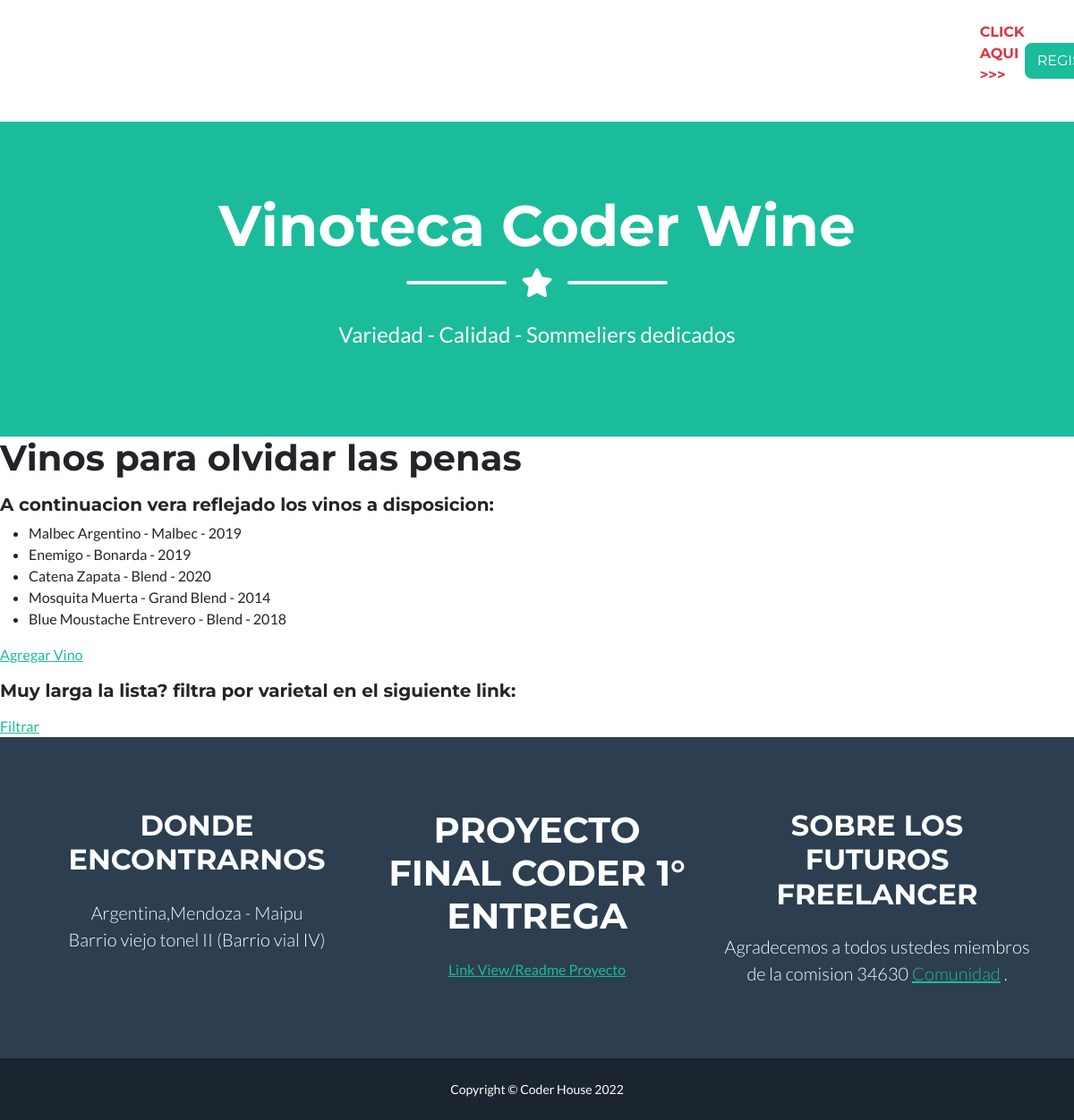
The app's page /app-coder/lista-vino/ with its own data.
### AppCoder/models.py (models this page shows, shortened)
class Vino(models.Model):
    nombre = models.CharField(max_length=50)
    varietal = models.CharField(max_length=50)
    añada = models.IntegerField()

### AppCoder/views.py (the view)
# urls.py: path('lista-vino/', lista_vino, name="Lista-Vinos"),
def lista_vino(request):
    lista= Vino.objects.all()
    return render(request, "Lista_vino.html", {"lista_vino": lista})

### AppCoder/templates/lista_vino.html (shortened to what this page needs)
{% extends 'padre.html' %}
{% load static %}
{% block contenidoQueCambia %}
<h1>Vinos para olvidar las penas</h1>
<h5> A continuacion vera reflejado los vinos a disposicion: </h5>
<ul>
    {% for vino in lista_vino  %}
        <li>{{vino.nombre}} - {{vino.varietal}} - {{vino.añada}}</li>
    {% endfor %}
</ul>
<a href="{% url 'Vinos' %}">Agregar Vino</a>
<h5> Muy larga la lista? filtra por varietal en el siguiente link:</h5>
<a href="{% url 'BusquedaVarietal' %}">Filtrar</a>
{% endblock contenidoQueCambia %}

### records on screen
Vino: nombre "Malbec Argentino", varietal "Malbec", añada "2019"
Vino: nombre "Enemigo", varietal "Bonarda", añada "2019"
Vino: nombre "Catena Zapata", varietal "Blend", añada "2020"
Vino: nombre "Mosquita Muerta", varietal "Grand Blend", añada "2014"
Vino: nombre "Blue Moustache Entrevero", varietal "Blend", añada "2018"
